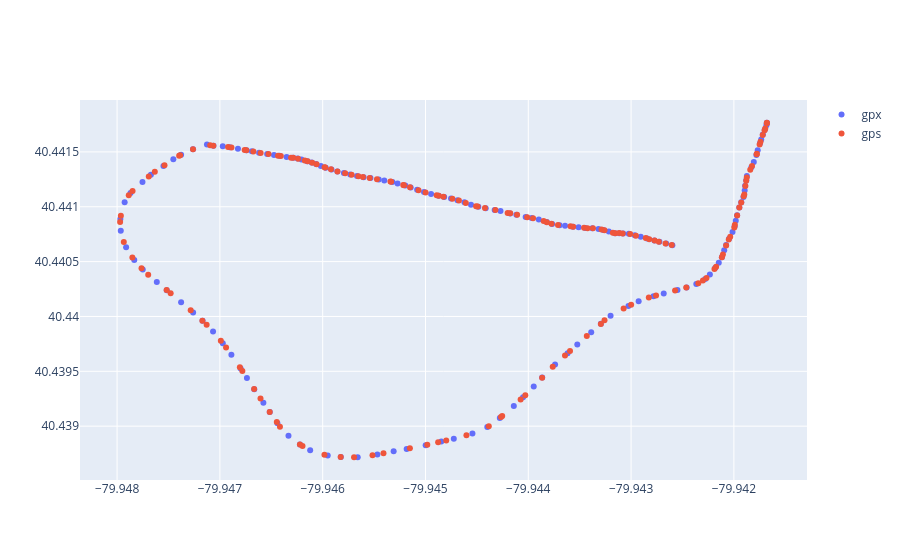

Write notebook code for a chart like this one.
### Code cell
fig = go.Figure()
fig.add_trace(go.Scatter(x=merged.longitude, y=merged.latitude,
                         mode='markers', customdata=merged[['timestamp']],
                         hovertemplate="%{customdata[0]}: (%{x}, %{y})", name='gpx'))
fig.add_trace(go.Scatter(x=merged.position_long, y=merged.position_lat,
                         mode='markers', customdata=merged[['timestamp']],
                         hovertemplate="%{customdata[0]}: (%{x}, %{y})", name='gps'))
fig.show()

### Figure 1 — Plotly figure (JSON) as saved in the notebook; plotly's stock layout.template omitted (floating-point values rounded to 4 significant figures; data arrays with more than 128 entries replaced by an {"elided": "..."} marker saying what was removed)
{"data": [{"customdata": {"elided": "162x1 int values"}, "hovertemplate": "%{customdata[0]}: (%{x}, %{y})", "mode": "markers", "name": "gpx", "type": "scatter", "x": {"elided": "162 float values"}, "y": {"elided": "162 float values"}}, {"customdata": {"elided": "162x1 int values"}, "hovertemplate": "%{customdata[0]}: (%{x}, %{y})", "mode": "markers", "name": "gps", "type": "scatter", "x": {"elided": "162 float values"}, "y": {"elided": "162 float values"}}], "layout": {}}
